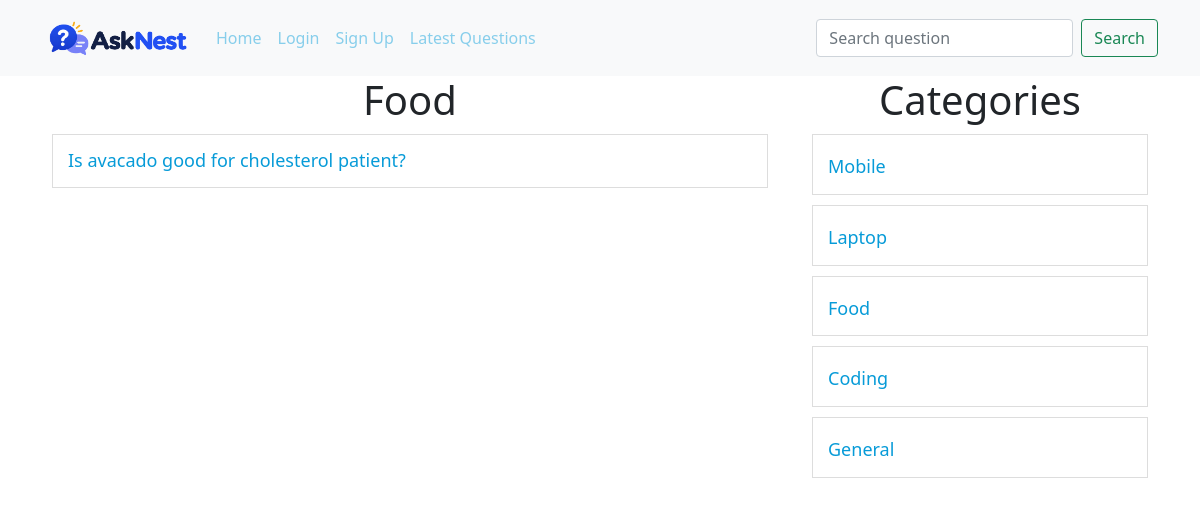
The page /?c-id=3 on the database its author committed.
### tables this page shows
CREATE TABLE `category` (
  `id` int NOT NULL,
  `name` varchar(100) NOT NULL
);

CREATE TABLE `questions` (
  `id` int NOT NULL,
  `title` varchar(255) NOT NULL,
  `description` varchar(255) NOT NULL,
  `category_id` int NOT NULL,
  `user_id` int NOT NULL
);

### client/category-list.php (the view)
<div>
    <h1 class="heading">Categories</h1>
    <?php
    include('./common/db.php');
    $query = "select * from category";
    $result = $conn->query($query);
    foreach($result as $row) {
        $name = ucfirst($row['name']);
        $id = $row['id'];
        echo "<div class='row question-list'>
        <h4><a href='?c-id=$id'>$name</a></h4>
        </div>";
    }
    ?>
</div>

### client/questions.php (shortened to what this page needs)
<?php
include("./common/db.php");
$cid = isset($cid) ? $cid : 0;
$uid = isset($uid) ? $uid : 0;
$heading = "Questions";
if(isset($_GET["c-id"])){
    $query = "select * from questions where category_id=$cid";
    $categoryResult = $conn->query("select name from category where id=$cid");
    $categoryRow = $categoryResult->fetch_assoc();
    if($categoryRow){
        $heading = ucfirst($categoryRow['name']);
    }
} else if(isset($_GET["u-id"])){
    $query = "select * from questions where user_id=$uid";
} else if(isset($_GET["latest"])){
    $query = "select * from questions order by id desc";
} else if(isset($_GET["search"])){
    $searchText = $conn->real_escape_string($_GET["search"]);
    $query = "select * from questions where `title` LIKE '%$searchText%' ";
} else {
    $query = "select * from questions";
}
?>
<div class="container">
    <div class="row">
        <div class="col-8">
            <h1 class="heading"><?php echo $heading; ?></h1>
            <?php
            $result = $conn->query($query);
            foreach($result as $row) {
                $title = $row['title'];
                $id = $row['id'];
                echo "<div class='row question-list'>
                <h4 class='my-questions'><a href='?q-id=$id'>$title</a>";
                echo "</h4>
                </div>";
            }
            ?>
        </div>
        <div class="col-4">
            <?php include('category-list.php'); ?>
        </div>
    </div>
</div>

### public/style.css (style rules this page uses)
a { color: skyblue !important; }
.heading { text-align: center; }
.question-list { border: 1px solid #ddd; padding: 15px; margin: 10px; }
.question-list h4 { margin: 0; padding: 0; }
.question-list a, .question-title { font-size: 18px; text-decoration: none; color: #079bd8 !important; }
.my-questions { display: flex; justify-content: space-between; }

### rows shown on the page
category: name "Food"
questions: title "Is avacado good for cholesterol patient?"
category: name "Mobile"
category: name "Laptop"
category: name "Coding"
category: name "General"
